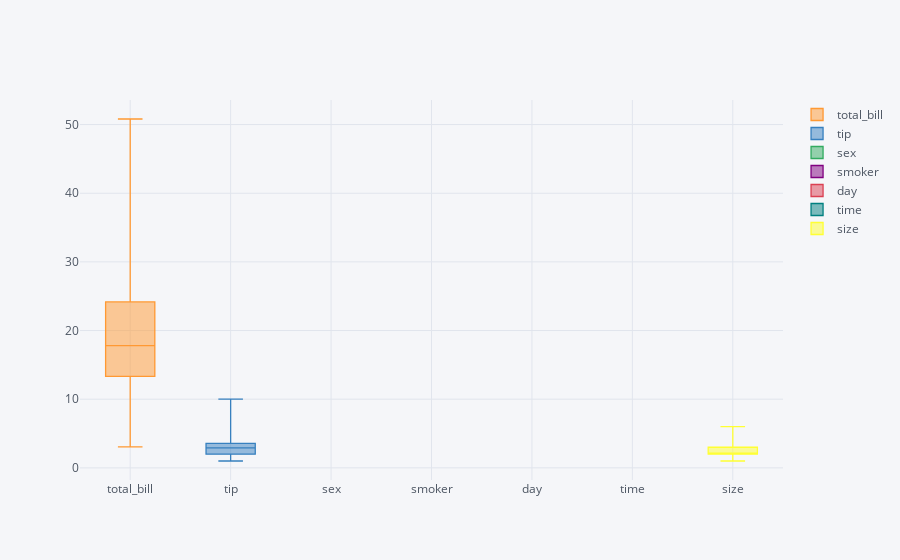

Source (notebook cell):
### Code cell
df2.iplot(kind='box')

### Figure 1 — Plotly figure (JSON) as saved in the notebook; plotly's stock layout.template omitted (floating-point values rounded to 4 significant figures; data arrays with more than 128 entries replaced by an {"elided": "..."} marker saying what was removed)
{"data": [{"boxpoints": false, "line": {"width": 1.3}, "marker": {"color": "rgba(255, 153, 51, 1.0)"}, "name": "total_bill", "orientation": "v", "type": "box", "uid": "17df9b47-d78f-49f7-97b8-a0f54c6a49a9", "y": {"elided": "244 float values"}}, {"boxpoints": false, "line": {"width": 1.3}, "marker": {"color": "rgba(55, 128, 191, 1.0)"}, "name": "tip", "orientation": "v", "type": "box", "uid": "ca192a92-acfd-4871-bee8-e30706bc467b", "y": {"elided": "244 float values"}}, {"boxpoints": false, "line": {"width": 1.3}, "marker": {"color": "rgba(50, 171, 96, 1.0)"}, "name": "sex", "orientation": "v", "type": "box", "uid": "ee7442ab-0e83-4858-af0b-602d5b4c71a5", "y": {"elided": "244 str values"}}, {"boxpoints": false, "line": {"width": 1.3}, "marker": {"color": "rgba(128, 0, 128, 1.0)"}, "name": "smoker", "orientation": "v", "type": "box", "uid": "9ce6e8c1-d987-4a6a-90f5-acdde859936b", "y": {"elided": "244 str values"}}, {"boxpoints": false, "line": {"width": 1.3}, "marker": {"color": "rgba(219, 64, 82, 1.0)"}, "name": "day", "orientation": "v", "type": "box", "uid": "4d2ea2e3-7cfb-42ec-97e9-4cc26bf4fa5b", "y": {"elided": "244 str values"}}, {"boxpoints": false, "line": {"width": 1.3}, "marker": {"color": "rgba(0, 128, 128, 1.0)"}, "name": "time", "orientation": "v", "type": "box", "uid": "ca8c50d5-918d-435d-a7f0-5e014f1bb553", "y": {"elided": "244 str values"}}, {"boxpoints": false, "line": {"width": 1.3}, "marker": {"color": "rgba(255, 255, 51, 1.0)"}, "name": "size", "orientation": "v", "type": "box", "uid": "9e81818f-f59e-4872-84da-b2ed34adac3d", "y": {"elided": "244 int values"}}], "layout": {"legend": {"bgcolor": "#F5F6F9", "font": {"color": "#4D5663"}}, "paper_bgcolor": "#F5F6F9", "plot_bgcolor": "#F5F6F9", "title": {"font": {"color": "#4D5663"}}, "xaxis": {"gridcolor": "#E1E5ED", "showgrid": true, "tickfont": {"color": "#4D5663"}, "title": {"font": {"color": "#4D5663"}, "text": ""}, "zerolinecolor": "#E1E5ED"}, "yaxis": {"gridcolor": "#E1E5ED", "showgrid": true, "tickfont": {"color": "#4D5663"}, "title": {"font": {"color": "#4D5663"}, "text": ""}, "zerolinecolor": "#E1E5ED"}}}
